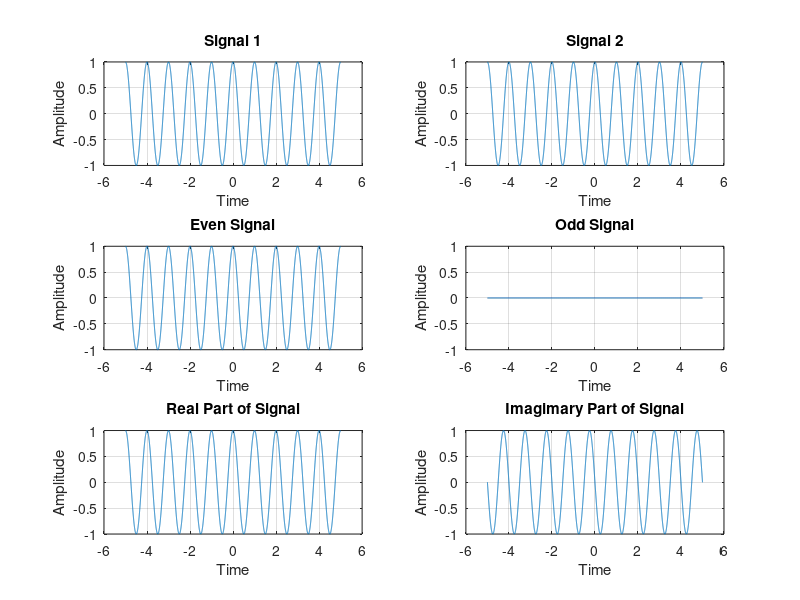

Here is the MATLAB script that generated this plot:
clear all
close all

t = -5:0.001:5;

x1 = exp(1i*2*pi.*t);  %Exponential Signal
%x1 = cos(t);           Cosine Signal
%x1 = sin(t);           Sine Signal
subplot(3,2,1);
plot(t,x1);
xlabel("Time");
ylabel("Amplitude");
title("Signal 1");
grid;

x2 = exp((-1i)*2*pi.*t);   %Exponential Signal
%x2 = cos(-t);           Cosine Signal
%x2  = sin(-t);          Sine Signal
subplot(3,2,2);
plot(t,x2);
xlabel("Time");
ylabel("Amplitude");
title("Signal 2");
grid;

if(x1==x2)
    disp("The given Signal is Even");
    
else if(x1==-x2)
    disp("The given Signal is Odd");

else
    disp("The given Signal is Neither Even Nor Odd");

end
end
xe = (x1+x2)/2;

subplot(3,2,3);
plot(t,xe);
xlabel("Time");
ylabel("Amplitude");
title("Even Signal");
grid;

xo = (x1-x2)/2;

subplot(3,2,4);
plot(t,xo);
xlabel("Time");
ylabel("Amplitude");
title("Odd Signal");
grid;

Real = real(x1);

subplot(3,2,5);
plot(t,Real);
xlabel("Time");
ylabel("Amplitude");
title("Real Part of Signal");
grid;

Imagimary = imag(x2);

subplot(3,2,6);
plot(t,Imagimary);
xlabel("Time");
ylabel("Amplitude");
title("Imagimary Part of Signal");
grid;
